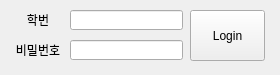
<?xml version="1.0" encoding="UTF-8"?>
<ui version="4.0">
 <class>MainWindow</class>
 <widget class="QMainWindow" name="MainWindow">
  <property name="geometry">
   <rect>
    <x>0</x>
    <y>0</y>
    <width>280</width>
    <height>75</height>
   </rect>
  </property>
  <property name="minimumSize">
   <size>
    <width>280</width>
    <height>75</height>
   </size>
  </property>
  <property name="maximumSize">
   <size>
    <width>280</width>
    <height>75</height>
   </size>
  </property>
  <property name="windowTitle">
   <string>JJ Cyber Campus</string>
  </property>
  <widget class="QWidget" name="centralwidget">
   <widget class="QLineEdit" name="login_id">
    <property name="geometry">
     <rect>
      <x>70</x>
      <y>10</y>
      <width>113</width>
      <height>20</height>
     </rect>
    </property>
   </widget>
   <widget class="QLineEdit" name="login_pw">
    <property name="geometry">
     <rect>
      <x>70</x>
      <y>40</y>
      <width>113</width>
      <height>20</height>
     </rect>
    </property>
    <property name="echoMode">
     <enum>QLineEdit::Password</enum>
    </property>
   </widget>
   <widget class="QPushButton" name="login_button">
    <property name="geometry">
     <rect>
      <x>190</x>
      <y>10</y>
      <width>75</width>
      <height>51</height>
     </rect>
    </property>
    <property name="text">
     <string>Login</string>
    </property>
   </widget>
   <widget class="QLabel" name="id_label">
    <property name="geometry">
     <rect>
      <x>10</x>
      <y>10</y>
      <width>56</width>
      <height>20</height>
     </rect>
    </property>
    <property name="text">
     <string>학번</string>
    </property>
    <property name="alignment">
     <set>Qt::AlignCenter</set>
    </property>
   </widget>
   <widget class="QLabel" name="pw_label">
    <property name="geometry">
     <rect>
      <x>10</x>
      <y>40</y>
      <width>56</width>
      <height>20</height>
     </rect>
    </property>
    <property name="text">
     <string>비밀번호</string>
    </property>
    <property name="alignment">
     <set>Qt::AlignCenter</set>
    </property>
   </widget>
  </widget>
 </widget>
 <resources/>
 <connections/>
</ui>
